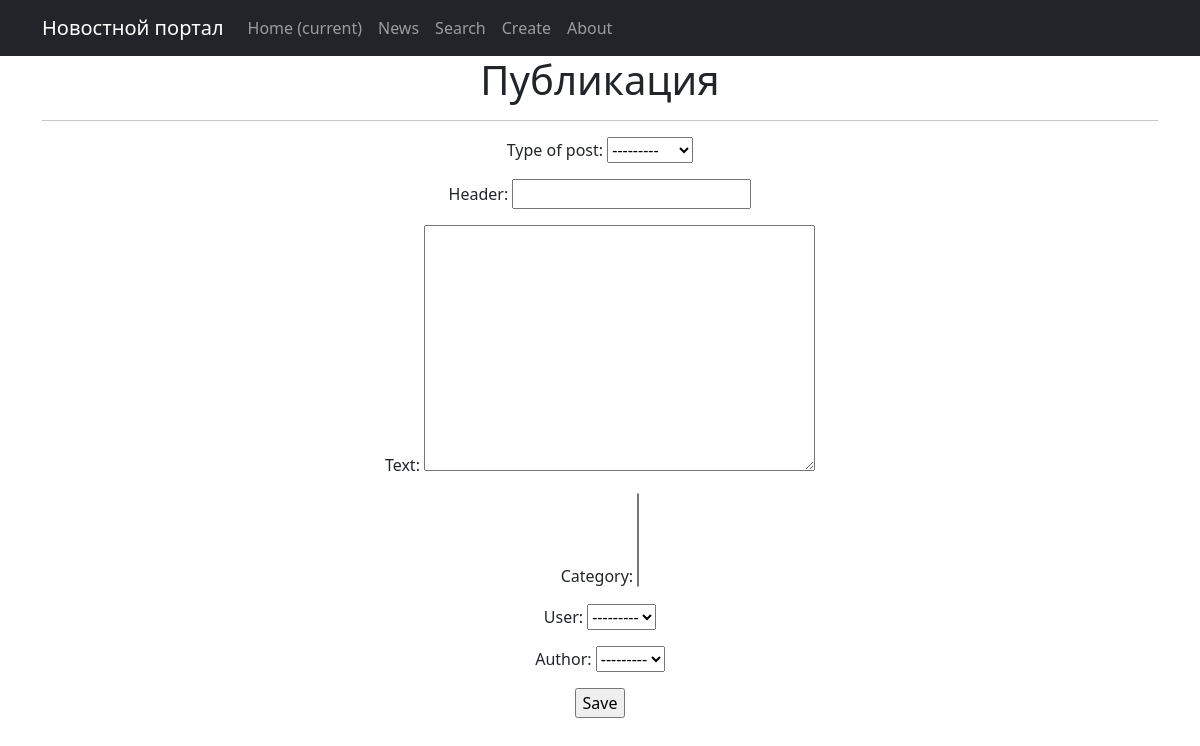
Before: /news/create/ with the older database file.
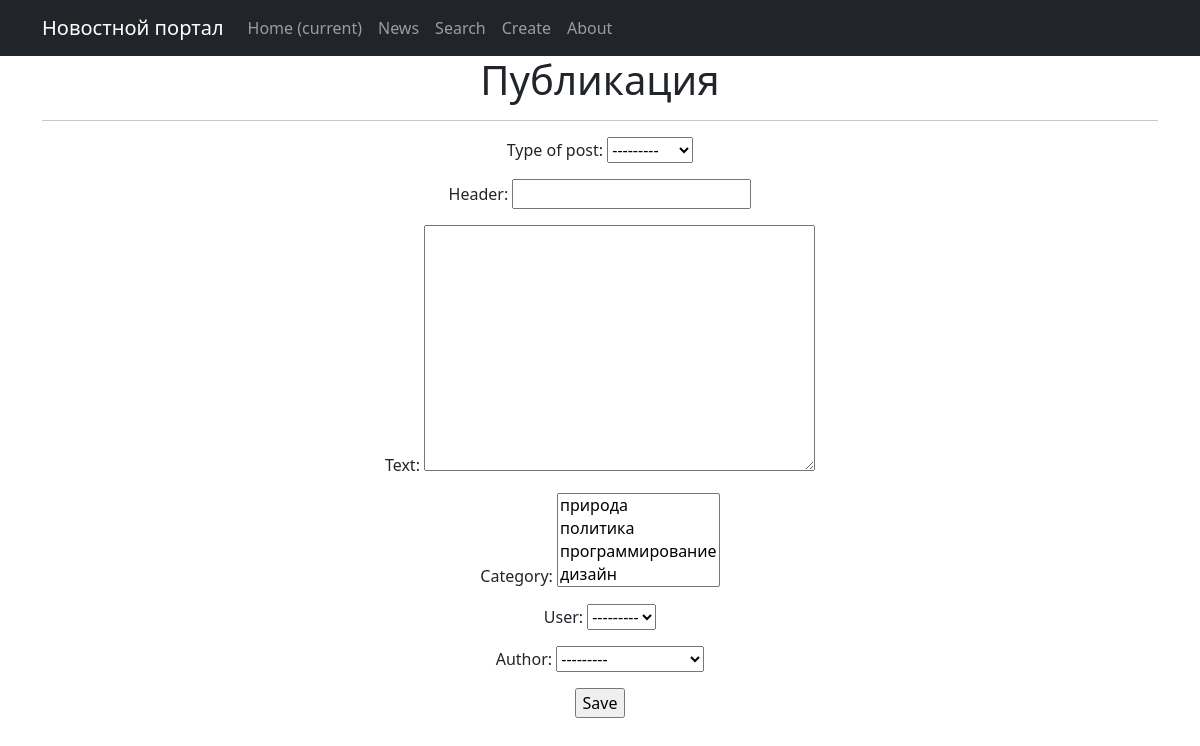
After: the same page with the newer database file.
### news/models.py (models this page shows)
class Category(models.Model):
    category = models.CharField(max_length=255, unique=True)
    def __str__(self):
        return self.category

### news/views.py (the view)
# urls.py: path('create/', PostCreate.as_view(), name='post_create'),
class PostCreate(CreateView):
    form_class = PostForm
    model = Post
    template_name = 'post_edit.html'

### news/form.py
class PostForm(forms.ModelForm):
    class Meta:
        model = Post
        fields = [
            'type_of_post',
            'header',
            'text',
            'category',
            'user',
            'author'
        ]

### templates/post_edit.html (shortened to what this page needs)
{% extends 'default.html' %}
{% block content %}
<h1>Публикация</h1>
<hr>
<form action="" method="post">
    {{ form.as_p }}
    <input type="submit" value="Save" />
</form>
{% endblock content %}

Changed rows visible on the page:
added Category: category "природа / политика / программирование / дизайн"
